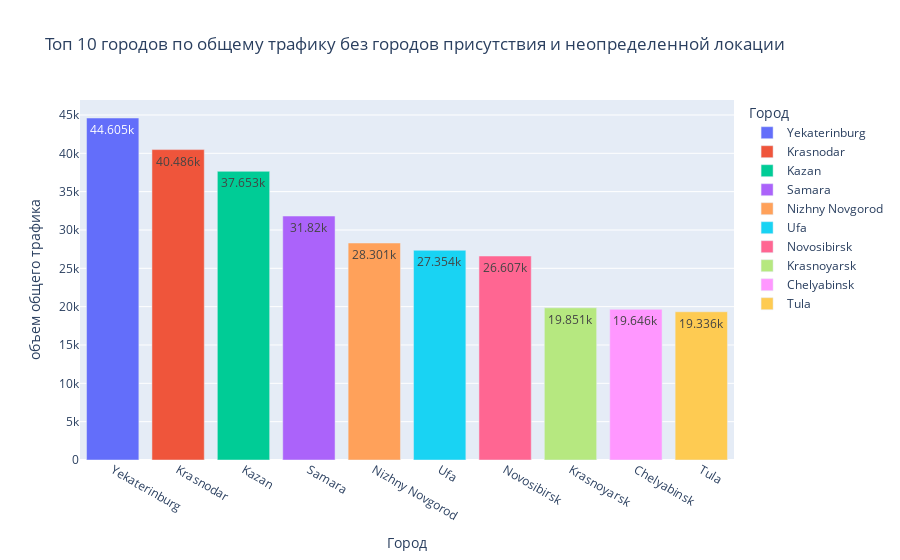

Write notebook code for a chart like this one.
### Code cell
# Топ 10 городов по общему трафику с количеством посещений меньше 90 000
top_total_city_wo_top3_graph = top_total_city_wo_top3.nlargest(n=10, columns=['target'])
fig = px.bar(top_total_city_wo_top3_graph, x="geo_city", y="target", color="geo_city",
             orientation="v", hover_name="geo_city",
             hover_data=['geo_city', 'target'],
             labels={'geo_city': 'Город', 'target': 'объем общего трафика'},
             title="Топ 10 городов по общему трафику без городов присутствия и неопределенной локации",
             text_auto=True
             )
 
fig.show()

### Figure 1 — Plotly figure (JSON) as saved in the notebook; plotly's stock layout.template omitted (floating-point values rounded to 4 significant figures)
{"data": [{"alignmentgroup": "True", "hovertemplate": "<b>%{hovertext}</b><br><br>Город=%{x}<br>объем общего трафика=%{y}<extra></extra>", "hovertext": ["Yekaterinburg"], "legendgroup": "Yekaterinburg", "marker": {"color": "#636efa", "pattern": {"shape": ""}}, "name": "Yekaterinburg", "offsetgroup": "Yekaterinburg", "orientation": "v", "showlegend": true, "textposition": "auto", "texttemplate": "%{y}", "type": "bar", "x": ["Yekaterinburg"], "xaxis": "x", "y": [44605], "yaxis": "y"}, {"alignmentgroup": "True", "hovertemplate": "<b>%{hovertext}</b><br><br>Город=%{x}<br>объем общего трафика=%{y}<extra></extra>", "hovertext": ["Krasnodar"], "legendgroup": "Krasnodar", "marker": {"color": "#EF553B", "pattern": {"shape": ""}}, "name": "Krasnodar", "offsetgroup": "Krasnodar", "orientation": "v", "showlegend": true, "textposition": "auto", "texttemplate": "%{y}", "type": "bar", "x": ["Krasnodar"], "xaxis": "x", "y": [40486], "yaxis": "y"}, {"alignmentgroup": "True", "hovertemplate": "<b>%{hovertext}</b><br><br>Город=%{x}<br>объем общего трафика=%{y}<extra></extra>", "hovertext": ["Kazan"], "legendgroup": "Kazan", "marker": {"color": "#00cc96", "pattern": {"shape": ""}}, "name": "Kazan", "offsetgroup": "Kazan", "orientation": "v", "showlegend": true, "textposition": "auto", "texttemplate": "%{y}", "type": "bar", "x": ["Kazan"], "xaxis": "x", "y": [37653], "yaxis": "y"}, {"alignmentgroup": "True", "hovertemplate": "<b>%{hovertext}</b><br><br>Город=%{x}<br>объем общего трафика=%{y}<extra></extra>", "hovertext": ["Samara"], "legendgroup": "Samara", "marker": {"color": "#ab63fa", "pattern": {"shape": ""}}, "name": "Samara", "offsetgroup": "Samara", "orientation": "v", "showlegend": true, "textposition": "auto", "texttemplate": "%{y}", "type": "bar", "x": ["Samara"], "xaxis": "x", "y": [31820], "yaxis": "y"}, {"alignmentgroup": "True", "hovertemplate": "<b>%{hovertext}</b><br><br>Город=%{x}<br>объем общего трафика=%{y}<extra></extra>", "hovertext": ["Nizhny Novgorod"], "legendgroup": "Nizhny Novgorod", "marker": {"color": "#FFA15A", "pattern": {"shape": ""}}, "name": "Nizhny Novgorod", "offsetgroup": "Nizhny Novgorod", "orientation": "v", "showlegend": true, "textposition": "auto", "texttemplate": "%{y}", "type": "bar", "x": ["Nizhny Novgorod"], "xaxis": "x", "y": [28301], "yaxis": "y"}, {"alignmentgroup": "True", "hovertemplate": "<b>%{hovertext}</b><br><br>Город=%{x}<br>объем общего трафика=%{y}<extra></extra>", "hovertext": ["Ufa"], "legendgroup": "Ufa", "marker": {"color": "#19d3f3", "pattern": {"shape": ""}}, "name": "Ufa", "offsetgroup": "Ufa", "orientation": "v", "showlegend": true, "textposition": "auto", "texttemplate": "%{y}", "type": "bar", "x": ["Ufa"], "xaxis": "x", "y": [27354], "yaxis": "y"}, {"alignmentgroup": "True", "hovertemplate": "<b>%{hovertext}</b><br><br>Город=%{x}<br>объем общего трафика=%{y}<extra></extra>", "hovertext": ["Novosibirsk"], "legendgroup": "Novosibirsk", "marker": {"color": "#FF6692", "pattern": {"shape": ""}}, "name": "Novosibirsk", "offsetgroup": "Novosibirsk", "orientation": "v", "showlegend": true, "textposition": "auto", "texttemplate": "%{y}", "type": "bar", "x": ["Novosibirsk"], "xaxis": "x", "y": [26607], "yaxis": "y"}, {"alignmentgroup": "True", "hovertemplate": "<b>%{hovertext}</b><br><br>Город=%{x}<br>объем общего трафика=%{y}<extra></extra>", "hovertext": ["Krasnoyarsk"], "legendgroup": "Krasnoyarsk", "marker": {"color": "#B6E880", "pattern": {"shape": ""}}, "name": "Krasnoyarsk", "offsetgroup": "Krasnoyarsk", "orientation": "v", "showlegend": true, "textposition": "auto", "texttemplate": "%{y}", "type": "bar", "x": ["Krasnoyarsk"], "xaxis": "x", "y": [19851], "yaxis": "y"}, {"alignmentgroup": "True", "hovertemplate": "<b>%{hovertext}</b><br><br>Город=%{x}<br>объем общего трафика=%{y}<extra></extra>", "hovertext": ["Chelyabinsk"], "legendgroup": "Chelyabinsk", "marker": {"color": "#FF97FF", "pattern": {"shape": ""}}, "name": "Chelyabinsk", "offsetgroup": "Chelyabinsk", "orientation": "v", "showlegend": true, "textposition": "auto", "texttemplate": "%{y}", "type": "bar", "x": ["Chelyabinsk"], "xaxis": "x", "y": [19646], "yaxis": "y"}, {"alignmentgroup": "True", "hovertemplate": "<b>%{hovertext}</b><br><br>Город=%{x}<br>объем общего трафика=%{y}<extra></extra>", "hovertext": ["Tula"], "legendgroup": "Tula", "marker": {"color": "#FECB52", "pattern": {"shape": ""}}, "name": "Tula", "offsetgroup": "Tula", "orientation": "v", "showlegend": true, "textposition": "auto", "texttemplate": "%{y}", "type": "bar", "x": ["Tula"], "xaxis": "x", "y": [19336], "yaxis": "y"}], "layout": {"barmode": "relative", "legend": {"title": {"text": "Город"}, "tracegroupgap": 0}, "title": {"text": "Топ 10 городов по общему трафику без городов присутствия и неопределенной локации"}, "xaxis": {"anchor": "y", "categoryarray": ["Yekaterinburg", "Krasnodar", "Kazan", "Samara", "Nizhny Novgorod", "Ufa", "Novosibirsk", "Krasnoyarsk", "Chelyabinsk", "Tula"], "categoryorder": "array", "domain": [0, 1], "title": {"text": "Город"}}, "yaxis": {"anchor": "x", "domain": [0, 1], "title": {"text": "объем общего трафика"}}}}
